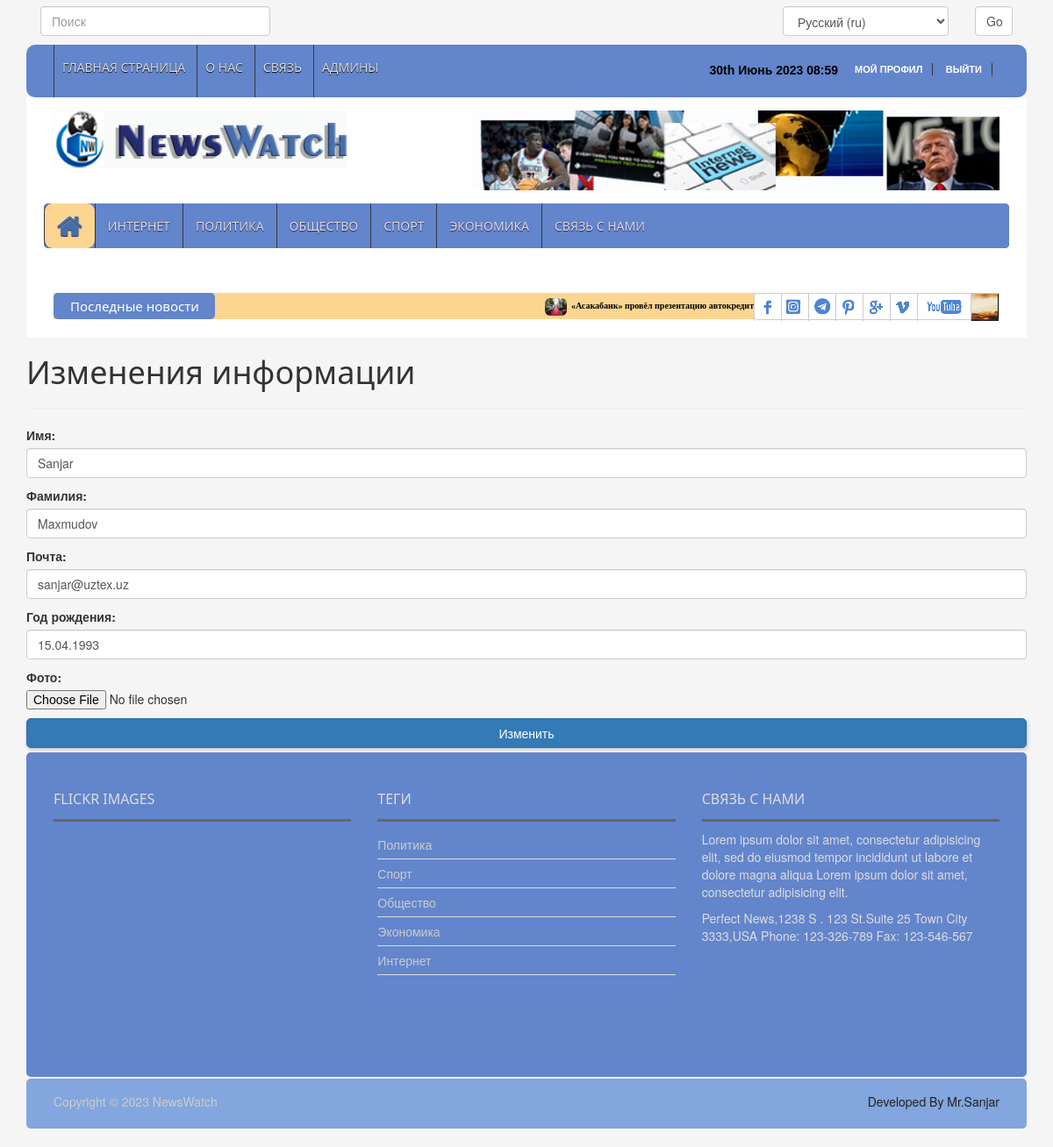
The app's page /ru/account/profile-edit/ (signed in) with its own data.
### news_app/models.py (models this page shows, shortened)
class News(models.Model):
    class Status(models.TextChoices):
        Draft = "DF", "Draft"
        Published = "PB", "Published"
    title = models.CharField(max_length=200)
    slug = models.SlugField(max_length=200)
    body = models.TextField()
    image = models.ImageField(upload_to="news/images")
    category = models.ForeignKey(Category,
                                 on_delete=models.CASCADE)
    publish_time = models.DateTimeField(default=timezone.now)
    created_time = models.DateTimeField(auto_now_add=True)
    updated_time = models.DateTimeField(auto_now=True)
    status = models.CharField(max_length=2, choices=Status.choices,
                              default=Status.Draft)
    objects = models.Manager()
    published = PublishedManager()
    class Meta:
        ordering = ["-publish_time"]

class Category(models.Model):
    name = models.CharField(max_length=100)

### accounts/models.py (models this page shows, shortened)
class Profile(models.Model):
    user = models.OneToOneField(User,
                                on_delete=models.CASCADE,)
    photo = models.ImageField(upload_to='users/', blank=True, null=True)
    date_of_birth = models.DateField(blank=True, null=True)

### accounts/views.py (the view)
# urls.py: path('profile-edit/', edit_user, name='edit_user_information'),
@login_required
def edit_user(request):
    if request.method == 'POST':
        user_form = UserEditForms(instance=request.user, data=request.POST)
        profile_form = ProfileEditForm(instance=request.user.profile,
                                       data=request.POST, files=request.FILES)
        if user_form.is_valid() and profile_form.is_valid():
            user_form.save()
            profile_form.save()
            return redirect('user_profile')
    else:
        user_form = UserEditForms(instance=request.user)
        profile_form = ProfileEditForm(instance=request.user.profile)
    return render(request, 'account/profile_edit.html', {'user_form': user_form, 'profile_form': profile_form})

### accounts/forms.py
class UserEditForms(forms.ModelForm):
    first_name = forms.CharField(label='Имя', widget=forms.TextInput(attrs={'class': 'form-control'}))
    last_name = forms.CharField(label='Фамилия', widget=forms.TextInput(attrs={'class': 'form-control'}))
    email = forms.EmailField(label='Почта', widget=forms.EmailInput(attrs={'class': 'form-control'}))
    class Meta:
        model = User
        fields = ('first_name', 'last_name', 'email')

class ProfileEditForm(forms.ModelForm):
    date_of_birth = forms.DateField(label='Год рождения', widget=forms.DateInput(attrs={'class': 'form-control'}))
    photo = forms.ImageField(label='Фото', required=False, widget=forms.FileInput(attrs={'class': 'form-control-file'}))
    class Meta:
        model = Profile
        fields = ('date_of_birth', 'photo')

### news_app/context_processor.py (called while the page is built)
def latest_news(request):
    latest_news = News.published.all().order_by('-publish_time')[:10]
    categories = Category.objects.all()
    context = {
        'latest_news': latest_news,
        'categories': categories
    }
    return context

### news_app/models.py (called while the page is built)
    def get_queryset(self):
        return super().get_queryset().filter(status=News.Status.Published)

### templates/account/profile_edit.html (shortened to what this page needs)
{% extends 'news/base.html' %}
{% load static %}
{% load i18n %}
{% block content %}
    <div class="container">
        <h1>
        </h1><hr>
        <form method="post" enctype="multipart/form-data"> {% csrf_token %}
        {{ user_form.as_p }}
        {{ profile_form.as_p }}
        <button class="btn btn-primary btn-shadow btn-block" type="submit">
        </button>
        </form>
    </div>
{% endblock content %}

### templates/news/base.html (shortened to what this page needs)
{% load static %}
{% load i18n %}
<!DOCTYPE html>
<html lang="en">
<head>
    <link rel="stylesheet" type="text/css" href="{% static 'css/bootstrap.min.css' %}">
    <link rel="stylesheet" type="text/css" href="{% static 'css/font-awesome.min.css' %}">
    <link rel="stylesheet" type="text/css" href="{% static 'css/animate.css' %}">
    <link rel="stylesheet" type="text/css" href="{% static 'css/font.css' %}">
    <link rel="stylesheet" type="text/css" href="{% static 'css/li-scroller.css' %}">
    <link rel="stylesheet" type="text/css" href="{% static 'css/slick.css' %}">
    <link rel="stylesheet" type="text/css" href="{% static 'css/jquery.fancybox.css' %}">
    <link rel="stylesheet" type="text/css" href="{% static 'css/theme.css' %}">
    <link rel="stylesheet" type="text/css" href="{% static 'css/style.css' %}">
</head>
<body>
    <div class="container">
      <header id="header">
      <div class=" row" style="margin-bottom: 10px;">
            <div class="header_top" style="background-color: #f5f5f5">
                <div class="col-lg-3 col-md-3 col-sm-6 col-xs-6" style="padding-left: 0px">
                    <form method="get" action="{% url 'search_results' %}">
                                <input  type="search" name="q" placeholder="{% blocktrans %}Поиск{% endblocktrans %}" class="form-control" >
                            </form>
                </div>
                <div class="col-lg-3 col-md-3"></div>
                <div class="col-lg-3 col-md-3"></div>
                <div class="col-lg-3 col-md-3 col-sm-6 col-xs-6" style="padding-right: 0px">
                    <form action="{% url 'set_language' %}" method="post">{% csrf_token %}
                        <div class="row">
                            <div class="col-lg-9 col-md-8 col-sm-8 col-xs-8">
                                <select class="form-control" name="language">
                                    {% get_current_language as LANGUAGE_CODE %}
                                    {% get_available_languages as LANGUAGES %}
                                    {% get_language_info_list for LANGUAGES as languages %}
                                    {% for language in languages %}
                                        <option value="{{ language.code }}"{% if language.code == LANGUAGE_CODE %} selected{% endif %}>
                                            {{ language.name_local }} ({{ language.code }})
                                        </option>
                                    {% endfor %}
                                </select>
                            </div>
                            <div class="col-lg-3 col-md-4 col-sm-4 col-xs-4">
                                <input class="form-control" type="submit" value="Go" >
                            </div>
                        </div>
                    </form>
                </div>
            </div>
        </div>
<div class="row">
  <div class="col-lg-12 col-md-12 col-sm-12">
    <div class="header_top">
      <div class="header_top_left">
        <ul class="top_nav">
          <li><a href="{% url 'home_page' %}">{% blocktrans %}Главная страница{% endblocktrans %}</a></li>
          <li><a id="about" href="#">О нас</a></li>
          <li><a href="{% url 'contact_page' %}">{% blocktrans %}Связь{% endblocktrans %}</a></li>
          {% if user.is_authenticated and user.is_superuser %}
            <li><a href="{% url 'admin_page' %}">{% blocktrans %}Админы{% endblocktrans %}</a></li>
          {% endif %}
        </ul>
              </div>
              <div class="header_top_right">
              {% if request.user.is_authenticated %}
                  <p class="my_profile">
                      <a href="{% url 'user_profile'%}" >{% blocktrans %}Мой профил{% endblocktrans %} </a>
                      <a href="{% url 'logout'%}">{% blocktrans %}Выйти{% endblocktrans %}</a>
                  </p>
              {% else %}
                  <p><a href="{% url 'login'%}" style="color: greenyellow; font-size: 14px ">{% blocktrans %}Войти в сайт{% endblocktrans %}</a></p>
              {% endif %}
              <p style="color: black; font-size: 14px">{% now "jS F Y H:i" %}</p>
              </div>
            </div>
          </div>
          <div class="col-lg-12 col-md-12 col-sm-12">
            <div class="header_bottom">
              <div class="logo_area"><a href="{% url 'home_page' %}" class="logo"><img src="{% static 'images/logo.jpg' %}" alt=""></a></div>
              <div class="add_banner"><a href="#"><img src="{% static 'images/addbanner_728x90_V1.jpg' %}" alt="addbaner"></a></div>
            </div>
          </div>
        </div>
      </header>
      <section id="navArea">
        <nav class="navbar navbar-inverse" role="navigation">
          <div class="row" style="background-color: #6285cc; margin: 0; border-radius: 5px">
             <div id="navbar" class="navbar-collapse collapse">
                    <ul class="nav navbar-nav main_nav">
                        <li class="active" ><a href="{% url 'home_page' %}"><span class="fa fa-home desktop-home"></span>
                            <span class="mobile-show">Главная страница</span></a></li>
                        <li><a href="{% url 'internet_news_page' %}">{% blocktrans %}Интернет{% endblocktrans %}</a></li>
                        <li><a href="{% url 'politic_news_page' %}">{% blocktrans %}Политика{% endblocktrans %}</a></li>
                        <li><a href="{% url 'local_news_page' %}">{% blocktrans %}Общество{% endblocktrans %}</a></li>
                        <li><a href="{% url 'sport_news_page' %}">{% blocktrans %}Спорт{% endblocktrans %}</a></li>
                        <li><a href="{% url 'economic_news_page' %}">{% blocktrans %}Экономика{% endblocktrans %}</a></li>
                        <li><a href="{% url 'contact_page' %}">{% blocktrans %}Связь с нами{% endblocktrans %}</a></li>
                    </ul>
                </div>
          </div>
        </nav>
      </section>
      <section id="newsSection">
        <div class="row">
          <div class="col-lg-12 col-md-12">
            <div class="latest_newsarea"> <span>{% blocktrans %}Последные новости{% endblocktrans %}</span>
              <ul id="ticker01" class="news_sticker list-group">
                  {% for news in latest_news %}
                    <li class="list-item"><a style="color: black" href="{% url 'news_detail_page' news.slug %}"><img class="img-rounded" src="{{ news.image.url }}" alt="">{{ news.title }}</a></li>
                  {% endfor %}
              </ul>
              <div class="social_area">
                <ul class="social_nav list-group">
                  <li class="facebook"><a href="https://www.facebook.com/sanjar.utkirovich?mibextid=ZbWKwL" target="_blank"></a></li>
                  <li class="twitter"><a href="https://www.instagram.com/__maxmudov/?fbclid=IwAR1j34PBpgmZa_ILZe4x4HN6QAI4V1A8puBlIlBeM-Vn23fjLdzUaa776_Q" target="_blank"></a></li>
                  <li class="flickr"><a href="https://t.me/cocksure" target="_blank"></a></li>
                  <li class="pinterest"><a href="https://www.pinterest.com/" target="_blank"></a></li>
                  <li class="googleplus"><a href="#"></a></li>
                  <li class="vimeo"><a href="#"></a></li>
                  <li class="youtube"><a href="#"></a></li>
                  <li class="mail"><a href="#"></a></li>
                </ul>
              </div>
            </div>
          </div>
        </div>
      </section>
    </div>
    {% block content %}
    {% endblock content %}
<div class="container">
    <footer id="footer">
        <div class="footer_top">
          <div class="row">
            <div class="col-lg-4 col-md-4 col-sm-4">
              <div class="footer_widget wow fadeInLeftBig">
                <h2>Flickr Images</h2>
              </div>
            </div>
            <div class="col-lg-4 col-md-4 col-sm-4">
              <div class="footer_widget wow fadeInDown">
                <h2>Теги</h2>
                <ul class="tag_nav">
                    {% for category in categories %}
                  <li><a href="#">{{ category.name }}</a></li>
                    {% endfor %}
                </ul>
              </div>
            </div>
            <div class="col-lg-4 col-md-4 col-sm-4">
              <div class="footer_widget wow fadeInRightBig">
                <h2>Связь с нами</h2>
                <p>Lorem ipsum dolor sit amet, consectetur adipisicing elit, sed do eiusmod tempor incididunt ut labore et dolore magna aliqua Lorem ipsum dolor sit amet, consectetur adipisicing elit.</p>
                <address>
                Perfect News,1238 S . 123 St.Suite 25 Town City 3333,USA Phone: 123-326-789 Fax: 123-546-567
                </address>
              </div>
            </div>
          </div>
        </div>
<div class="footer_bottom">
  <p class="copyright">Copyright &copy; 2023 <a href="{% url 'home_page' %}">NewsWatch</a></p>
  <p class="developer">Developed By Mr.Sanjar</p>
</div>
</footer>
</div>
</body>
</html>

### static/css/li-scroller.css (style rules this page uses)
ul.newsticker { position:relative; left:750px; font:bold 10px Verdana; list-style-type:none; margin:0; padding:0 }
ul.newsticker li { float:left; margin:0; padding:0 }
ul.newsticker a { white-space:nowrap; padding:0; color:#fff; margin:0 50px 0 0 }
ul.newsticker a > img { height:20px; margin-right:5px; width:25px }

### static/css/theme.css (style rules this page uses)
.latest_newsarea span { background:none repeat scroll 0 0 }

### records on screen
News: image (picture), title "«Асакабанк» провёл презентацию автокредитов на обновлённых условиях"
Profile: date_of_birth "15.04.1993"
Category: name "Политика"
Category: name "Спорт"
Category: name "Общество"
Category: name "Экономика"
Category: name "Интернет"

### other values on screen
form field language "Русский (ru)"
